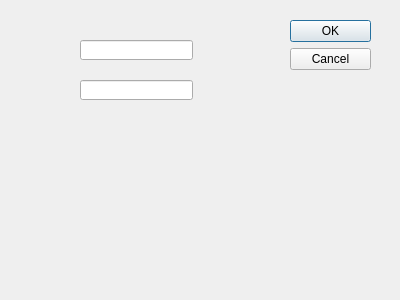
<?xml version="1.0" encoding="UTF-8"?>
<ui version="4.0">
 <class>Dialog008</class>
 <widget class="QDialog" name="Dialog008">
  <property name="geometry">
   <rect>
    <x>0</x>
    <y>0</y>
    <width>400</width>
    <height>300</height>
   </rect>
  </property>
  <property name="windowTitle">
   <string>Dialog</string>
  </property>
  <widget class="QDialogButtonBox" name="buttonBox">
   <property name="geometry">
    <rect>
     <x>290</x>
     <y>20</y>
     <width>81</width>
     <height>241</height>
    </rect>
   </property>
   <property name="orientation">
    <enum>Qt::Vertical</enum>
   </property>
   <property name="standardButtons">
    <set>QDialogButtonBox::Cancel|QDialogButtonBox::Ok</set>
   </property>
  </widget>
  <widget class="QLineEdit" name="lineEdit1">
   <property name="geometry">
    <rect>
     <x>80</x>
     <y>40</y>
     <width>113</width>
     <height>20</height>
    </rect>
   </property>
  </widget>
  <widget class="QLineEdit" name="lineEdit2">
   <property name="geometry">
    <rect>
     <x>80</x>
     <y>80</y>
     <width>113</width>
     <height>20</height>
    </rect>
   </property>
  </widget>
 </widget>
 <resources/>
 <connections>
  <connection>
   <sender>buttonBox</sender>
   <signal>accepted()</signal>
   <receiver>Dialog008</receiver>
   <slot>accept()</slot>
   <hints>
    <hint type="sourcelabel">
     <x>248</x>
     <y>254</y>
    </hint>
    <hint type="destinationlabel">
     <x>157</x>
     <y>274</y>
    </hint>
   </hints>
  </connection>
  <connection>
   <sender>buttonBox</sender>
   <signal>rejected()</signal>
   <receiver>Dialog008</receiver>
   <slot>reject()</slot>
   <hints>
    <hint type="sourcelabel">
     <x>316</x>
     <y>260</y>
    </hint>
    <hint type="destinationlabel">
     <x>286</x>
     <y>274</y>
    </hint>
   </hints>
  </connection>
 </connections>
</ui>
